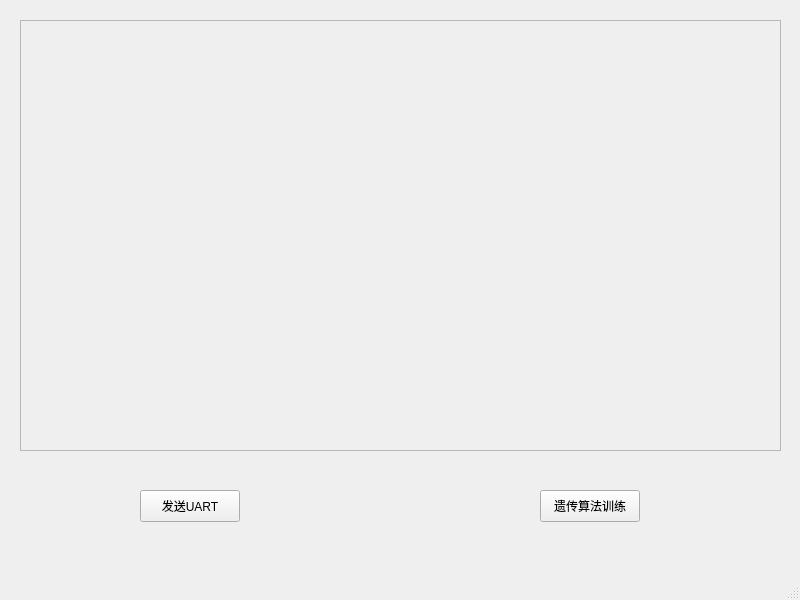
<?xml version="1.0" encoding="UTF-8"?>
<ui version="4.0">
 <class>MainWindow</class>
 <widget class="QMainWindow" name="MainWindow">
  <property name="geometry">
   <rect>
    <x>0</x>
    <y>0</y>
    <width>800</width>
    <height>600</height>
   </rect>
  </property>
  <property name="windowTitle">
   <string>MainWindow</string>
  </property>
  <widget class="QWidget" name="centralwidget">
   <widget class="QPushButton" name="pushButton_send">
    <property name="geometry">
     <rect>
      <x>140</x>
      <y>490</y>
      <width>100</width>
      <height>32</height>
     </rect>
    </property>
    <property name="text">
     <string>发送UART</string>
    </property>
   </widget>
   <widget class="QFrame" name="frame">
    <property name="geometry">
     <rect>
      <x>20</x>
      <y>20</y>
      <width>761</width>
      <height>431</height>
     </rect>
    </property>
    <property name="frameShape">
     <enum>QFrame::StyledPanel</enum>
    </property>
    <property name="frameShadow">
     <enum>QFrame::Raised</enum>
    </property>
   </widget>
   <widget class="QPushButton" name="pushButton_train">
    <property name="geometry">
     <rect>
      <x>540</x>
      <y>490</y>
      <width>100</width>
      <height>32</height>
     </rect>
    </property>
    <property name="text">
     <string>遗传算法训练</string>
    </property>
   </widget>
  </widget>
  <widget class="QMenuBar" name="menubar">
   <property name="geometry">
    <rect>
     <x>0</x>
     <y>0</y>
     <width>800</width>
     <height>24</height>
    </rect>
   </property>
  </widget>
  <widget class="QStatusBar" name="statusbar"/>
 </widget>
 <resources/>
 <connections/>
</ui>
